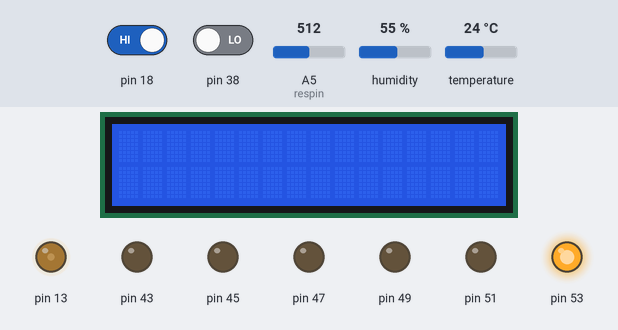
Recording of a sketch running on a simulated Arduino Mega 2560, built with avr-gcc and run on an emulated ATmega2560. Shown: 16×2 character LCD, output pins drawn as LEDs (lit = HIGH). The inputs (shaded band) are chosen by the test bench; at power-on: pin 18 HIGH, temperature 24 °C, humidity 55 %, A5 (respin) = 512, pin 38 LOW. The local clock reads 2024-03-15 10:24:30 at power-on unless the sketch sets it; what the sketch prints to the serial monitor is not drawn.

Above: at 1.2 s.
1.3 s: pin 18 driven LOW
At 2.9 s:
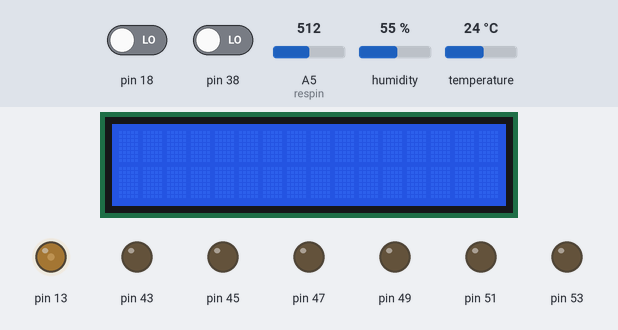
3.6 s: pin 18 driven HIGH
At 7.5 s:
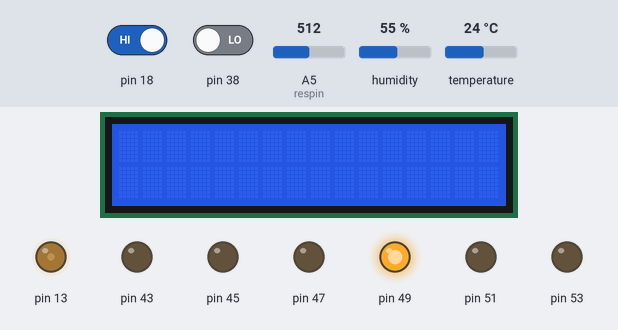
9.6 s: temperature set to 12 °C
At 12.4 s:
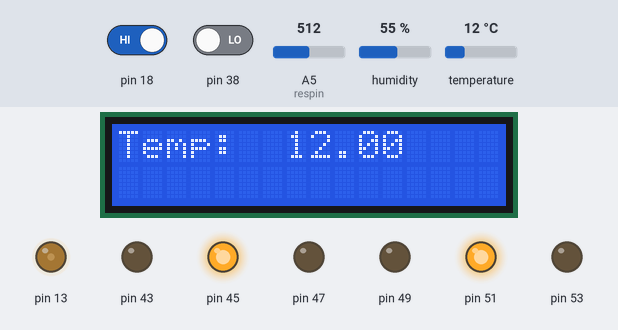
15.6 s: humidity set to 22 %
At 20.5 s:
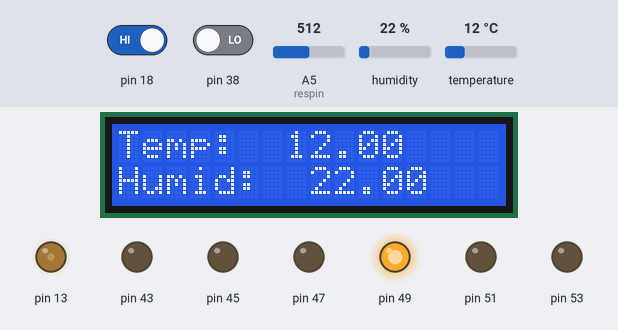
21.6 s: A5 (respin) set to 290
At 27.6 s:
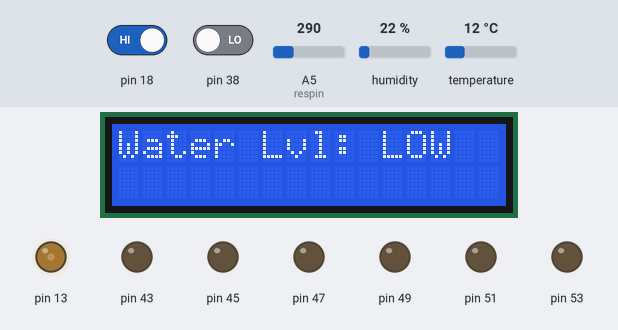
Timing chart, 0 to 28.6 s (numbered marks = the images above; inputs shaded):
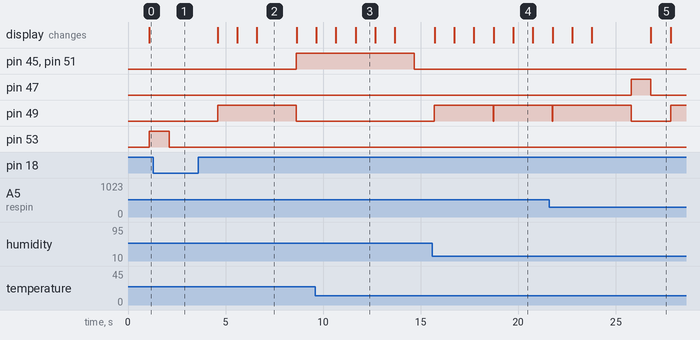

The sketch:

Push1test.ino
```cpp
/// 5/4/2022 4:52 pm
/// CPE 301 Swamp Cooler Project
/// Written by: Jeremy Laporte, Nimisha Sabu, Yeamin Chowdery
/// const int fan = 45; volatile const int yLED = 53; (B0)
/// volatile const int bLED = 51; (B2) volatile const int rLED = 47; (L2) volatile const int gLED = 49; (L0)
/// const int stepButton = 50 (B3); //volatile int onOffButton = 18 (D3); //volatile int resetButton = 38 (D7);
/// stepButton = 43; ( )
/// input: DDr = 0; inw/pullup: DDr = 0, port = 1, pin = 1; output: DDr = 1;

#include <LiquidCrystal.h>  // LCD display library
#include <Stepper.h>        // Stepper motor library
#include <DHT.h>            // Temp and Humidity sensor library
#include <RTClib.h>         // Real time clock library

RTC_DS1307 rtc;             // Create real time clock object

#define DHTPIN 6            // Set DHT sensor to pin 6
#define DHTTYPE DHT11       // Set DHT to type 11 from library

LiquidCrystal lcd(12, 11, 10, 9, 8, 7);
Stepper myStepper(512, 2, 3, 4, 5);
DHT dht(DHTPIN, DHTTYPE);

unsigned char *port_B = (unsigned char *) 0x25;  // for yLED and bLED
unsigned char *DDR_B = (unsigned char *) 0x24;
unsigned char *port_L = (unsigned char *) 0x10B; // for fan stepButton rLED and gLED
unsigned char *DDR_L = (unsigned char *) 0x10A;
unsigned char *port_D = (unsigned char *) 0x2B; // for onOff and reset button
unsigned char *DDR_D = (unsigned char *) 0x2A;
unsigned char *pin_D = (unsigned char *) 0x29;  // for input w/ pullup

volatile unsigned char* my_ADMUX = (unsigned char*) 0x7C;   // Analog to digital mux
volatile unsigned char* my_ADCSRB = (unsigned char*) 0x7B;  // anatodig serial reg B
volatile unsigned char* my_ADCSRA = (unsigned char*) 0x7A;  // A to D serial reg A
volatile unsigned int* my_ADC_DATA = (unsigned int*) 0x78;  // A to D data register

//External Interrupt Register addresses.
volatile unsigned char* EICRA_1 = (unsigned char*) 0x69;  // Interrupt control register A
volatile unsigned char* EICRB_1 = (unsigned char*) 0x6A;  // Interrupt control register B
volatile unsigned char* EMISK_1 = (unsigned char*) 0x3D;  // Interrupt mask
volatile unsigned char* EIFR_1 = (unsigned char*) 0x3C;   // Interrupt flag register
volatile unsigned char* SREG_1 = (unsigned char*) 0x3F;   // Status register

int Contrast = 60;              // lCD contrast
volatile float tempIn = 0;      // temperature reading
volatile float tempF = 0;       // temperature Farenheit value
volatile float humidIn = 0;     // humidity reading
volatile int disabledState = 1; // Error state variable
int stepButtonState = 0;        // Stepper motor button High or low
volatile int resetState = 0;    // Reset button/Esc-Error pressed?
int count1 = 0;                 // Serial-single-print disabled flag
int count2 = 0;                 // Serial-single-print idle flag
int count3 = 0;                 // Serial-single-print error flag
int count4 = 0;                 // Serial-single-print running flag
void print_time();
unsigned int adc_read(unsigned char adc_channel_num);
void adc_init();
// prototype the function for calling
unsigned int resval = 0;                 // holds the sensor value
unsigned char respin = A5;                // analog water sensor - pin used


void setup()
{
  analogWrite(13, Contrast);
  Serial.begin(9600);
  lcd.begin(16,2);                     // Initialize the lcd display
  dht.begin();                         // Initialize the temperature sensor
  rtc.begin();                         // Initialize the real time clock object
  myStepper.setSpeed(200);             // Set stepper motor speed to constant
  adc_init();                          // Initialize the analog to digital converter

  // pin modes:
  *DDR_B |= 0b00000001 | 0b00000100;              // yled | bled - output
  *DDR_L |= 0b00010000 | 0b00000001 | 0b00000100; // fan | gled | rled - output
  *DDR_D &= 0b01110111;                           // resetButton | onOffButton - input
  *DDR_L |= 0b01000000;                           // stepMotor - input

  //
  *EICRA_1 |= 0b00000010;                         // set interrupt trigger to CHANGE
  *EMISK_1 |= 0b00001000;                         // sets PD3 for the interrupt
  *SREG_1 |= 0b10000000;                          // sets initial status reg value
  rtc.adjust(DateTime(F(__DATE__), F(__TIME__))); // initially find and set the time and date
}


void loop() {
  // All States:
  resetState = 0; // keeps the reset state to 0 periodically to prevent accidental trigger
  *port_B &= (0 << PINB0) & (0 << PINB2);                // set yled and bled to low
  *port_L &= (0 << PINL4) & (0 << PINL0) & (0 << PINL2); // set fan gled rled to low

  // Read and display Temp and Humid. Determine state run and idle
  humidIn = dht.readHumidity();
  tempIn = dht.readTemperature();
  tempF = dht.readTemperature(true);
  resval = adc_read(5);
  Serial.print(resval);
  Serial.print('\n');

  if (disabledState==1){
   // DISABLED State
    // During state transition, send this date and time once
    if (count1 == 0) {
      print_time();
      delay(500);
    }
    count1 = 1; count2 = 0; count3 = 0; count4 = 0;
    *port_B = (1 << PINB0); // digitalWrite(yLED, HIGH);
    *port_L &= (0 << PINL4); // Fan to low
    lcd.noDisplay();
    delay(100);
  }

  else {
   // IDLE/RUNNING/ERROR State hub
     Serial.print(resval);
     Serial.print('\n');
    // During state transition, send this date and time once
    if (count2 == 0) {
      print_time();
      delay(500);
    }
    count1 = 0; count2 = 1; count3 = 0; count4 = 0;
    *port_B &= (0 << PINB0); // yellow led off
    *port_L |= (1 << PINL0); // turn the green led on
    // Stepper Motor, should move independent of rest, not when disabled
    stepButtonState = digitalRead(43);
    if (stepButtonState == HIGH){
      myStepper.step(100);
    }
    lcd.clear();
    lcd.display();
    lcd.setCursor(0,0);
    lcd.print("Temp: ");
    lcd.setCursor(7,0);
    lcd.print(tempIn);
    delay(1000);
    lcd.setCursor(0,1);
    lcd.print("Humid: ");
    lcd.setCursor(8,1);
    lcd.print(humidIn);
    delay(1000);
    lcd.clear();
    delay(1000);

    while(resval <= 300 && disabledState==0 && resetState == 0){
     //ERROR State
      // During state transition, send this date and time once
      if (count3 == 0) {
        print_time();
        delay(500);
      }
      count1 = 0; count2 = 0; count3 = 1; count4 = 0;
      // Stepper Motor, should move independent of rest, not when disabled
      stepButtonState = digitalRead(43);
      if (stepButtonState == HIGH){myStepper.step(100);}

      resetState=!digitalRead(38);
      *port_L &= (0 << PINL0); //turn off the green light
      *port_L &= (0 << PINL4); //keep the fan off
      *port_L |= (1 << PINL2); //turn the red light on
      delay (1000);
      lcd.clear();
      lcd.display();
      lcd.setCursor(0,0);
      lcd.print("Water Lvl: LOW");}

    while (tempIn > 22.0 && disabledState==0 && resval>300) {
     //RUNNING State
      // During state transition, send this date and time once
      if (count4 == 0) {
        print_time();
        delay(500);
      }
      count1 = 0; count2 = 0; count3 = 0; count4 = 1;
      *port_L &= (0 << PINL0); // turn the green led off
      *port_B |= (1 << PINB2); // turn the blue led on
      *port_L |= (1 << PINL4); // turn the fan on
      // Stepper Motor, should move independent of rest, not when disabled
      stepButtonState = digitalRead(43);
      if (stepButtonState == HIGH){myStepper.step(100);}
      humidIn = dht.readHumidity();
      tempIn = dht.readTemperature();
      tempF = dht.readTemperature(true);
      resval = adc_read(5);
      Serial.print(resval);
      lcd.display();
      lcd.print(resval);
      lcd.clear();
      lcd.display();
      lcd.setCursor(0,0);
      lcd.print("Temp: ");
      lcd.setCursor(7,0);
      lcd.print(tempIn);
      delay(1000);
      lcd.setCursor(0,1);
      lcd.print("Humid: ");
      lcd.setCursor(8,1);
      lcd.print(humidIn);
      delay(1000);
      lcd.clear();
      delay(1000);
    }
  }
}


// ------------------------------------------------------------------------
ISR (INT3_vect) {
  if (disabledState == 0) {disabledState = 1;}
  else {disabledState = 0;}
}

// ------------------------------------------------------------------------
void print_time(){
   DateTime now = rtc.now();
   Serial.print('\n');
   Serial.print("TIME");
   Serial.print(" ");
   Serial.print(now.hour());
   Serial.print(":");
   Serial.print(now.minute());
   Serial.print(":");
   Serial.print(now.second());
   Serial.print(" ");
   Serial.print('\n');
   Serial.print("DATE");
   Serial.print(" ");
   Serial.print(now.day());
   Serial.print('/');
   Serial.print(now.month());
   Serial.print('/');
   Serial.print(now.year());
   Serial.print("  ");
   delay(500);
}

// ------------------------------------------------------------------------
void adc_init()
{
  // setup the A register
  *my_ADCSRA |= 0x80;  // set bit   7 to 1 to enable the ADC
  // clear bit 5 to 0 to disable the ADC trigger mode(not used)
  // clear bit 5 to 0 to disable the ADC interrupt(not used)
  // clear bit 5 to 0 to set prescaler selection to slow reading
  *my_ADCSRA &= 0xD0;
  // setup the B register
  // clear bit 3 to 0 to reset the channel and gain bits
  // clear bit 2-0 to 0 to set free running mode
  *my_ADCSRB &= 0xF0;

  // setup the MUX Register
  // clear bit 7 to 0 for AVCC analog reference
  // set bit   6 to 1 for AVCC analog reference
  *my_ADMUX &= 0x40;
  // clear bit 5 to 0 for right adjust result
  *my_ADMUX |= 0x40;
}

// ------------------------------------------------------------------------
unsigned int adc_read(unsigned char adc_channel_num)
{
  *my_ADCSRB &= 0xF7;  // clear the channel selection bits (MUX 4:0)
  *my_ADMUX &= 0xE0;  // clear the channel selection bits (MUX 5)- set the channel number
  if (adc_channel_num > 7){
   adc_channel_num = 0;
  *my_ADCSRB |= 0x08;
  }

  *my_ADMUX += adc_channel_num;  // set the channel selection bits
  *my_ADCSRA |= 0x40;  // set bit 6 of ADCSRA to 1 to start a conversion
  // wait for the conversion to complete
  while ((*my_ADCSRA & 0x40) != 0);
   return (*my_ADC_DATA);  // return the result in the ADC data register

}
```

Measured:
- after the input at 1.3 s, pin 53: goes on until 2.1 s, then stays LOW
- after the input at 3.6 s, pin 45, pin 51: LOW → HIGH after 5.0 s; pin 49: LOW → HIGH after 1.0 s, → LOW 4.0 s later; the display: first changes after 1.0 s (image 2 shows a later state)
- after the input at 9.6 s, pin 45, pin 51: HIGH → LOW after 5.1 s
- after the input at 21.6 s, pin 47: LOW → HIGH after 4.2 s, → LOW 1.0 s later
- what the display in image 2 shows lasts 2.0 s, from 6.6 s to 8.6 s
- what the display in image 3 shows lasts 1.0 s, from 11.7 s to 12.7 s
